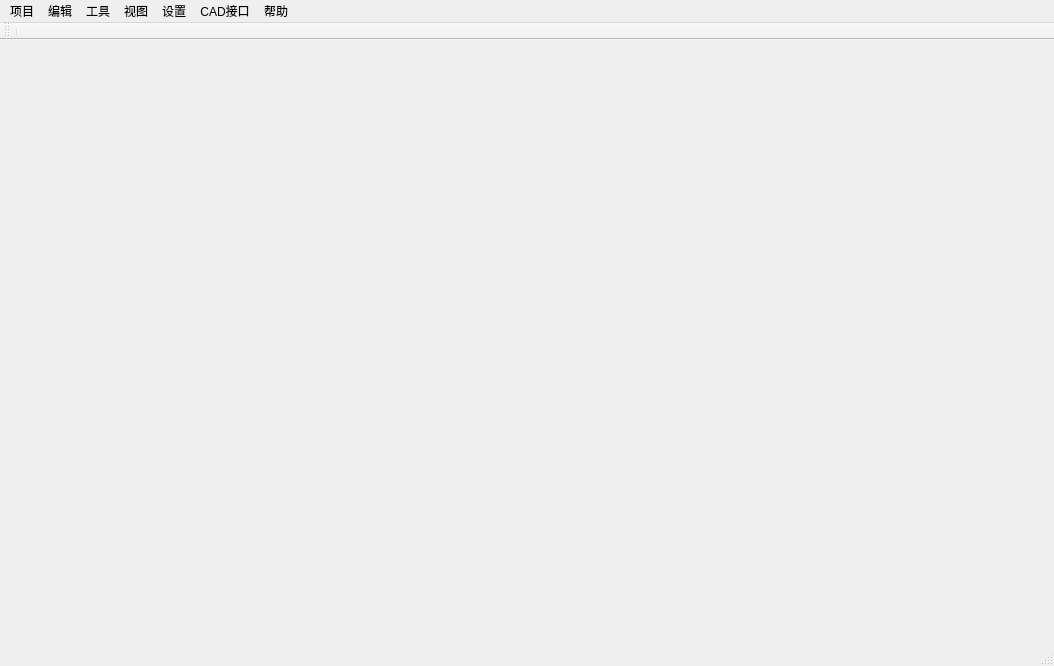
<?xml version="1.0" encoding="UTF-8"?>
<ui version="4.0">
 <class>MainWindow</class>
 <widget class="QMainWindow" name="MainWindow">
  <property name="geometry">
   <rect>
    <x>0</x>
    <y>0</y>
    <width>1054</width>
    <height>666</height>
   </rect>
  </property>
  <property name="focusPolicy">
   <enum>Qt::StrongFocus</enum>
  </property>
  <property name="windowTitle">
   <string/>
  </property>
  <widget class="QWidget" name="centralWidget"/>
  <widget class="QMenuBar" name="menuBar">
   <property name="geometry">
    <rect>
     <x>0</x>
     <y>0</y>
     <width>1054</width>
     <height>26</height>
    </rect>
   </property>
   <widget class="QMenu" name="menu_2">
    <property name="title">
     <string>项目</string>
    </property>
   </widget>
   <widget class="QMenu" name="menu_3">
    <property name="title">
     <string>编辑</string>
    </property>
   </widget>
   <widget class="QMenu" name="menu4">
    <property name="title">
     <string>工具</string>
    </property>
   </widget>
   <widget class="QMenu" name="menuT">
    <property name="title">
     <string>视图</string>
    </property>
   </widget>
   <widget class="QMenu" name="menu">
    <property name="title">
     <string>帮助</string>
    </property>
   </widget>
   <widget class="QMenu" name="menu_4">
    <property name="title">
     <string>设置</string>
    </property>
   </widget>
   <widget class="QMenu" name="menuCAD">
    <property name="title">
     <string>CAD接口</string>
    </property>
   </widget>
   <addaction name="menu_2"/>
   <addaction name="menu_3"/>
   <addaction name="menu4"/>
   <addaction name="menuT"/>
   <addaction name="menu_4"/>
   <addaction name="menuCAD"/>
   <addaction name="menu"/>
  </widget>
  <widget class="QToolBar" name="mainToolBar">
   <property name="iconSize">
    <size>
     <width>33</width>
     <height>33</height>
    </size>
   </property>
   <attribute name="toolBarArea">
    <enum>TopToolBarArea</enum>
   </attribute>
   <attribute name="toolBarBreak">
    <bool>false</bool>
   </attribute>
   <addaction name="separator"/>
  </widget>
  <widget class="QStatusBar" name="statusBar"/>
  <action name="action">
   <property name="text">
    <string>工具</string>
   </property>
   <property name="toolTip">
    <string>打开</string>
   </property>
  </action>
  <action name="action_2">
   <property name="text">
    <string>新建工程</string>
   </property>
  </action>
  <action name="action_3">
   <property name="text">
    <string>打开工程</string>
   </property>
  </action>
  <action name="action_4">
   <property name="text">
    <string>保存工程</string>
   </property>
  </action>
  <action name="action_5">
   <property name="text">
    <string>撤销</string>
   </property>
  </action>
  <action name="action_6">
   <property name="text">
    <string>恢复</string>
   </property>
  </action>
  <action name="action_7">
   <property name="text">
    <string>复制</string>
   </property>
  </action>
  <action name="actionZ">
   <property name="text">
    <string>粘贴</string>
   </property>
  </action>
  <action name="actionS">
   <property name="text">
    <string>删除</string>
   </property>
  </action>
  <action name="action_8">
   <property name="text">
    <string>画笔</string>
   </property>
  </action>
  <action name="action_9">
   <property name="text">
    <string>橡皮</string>
   </property>
  </action>
  <action name="action_10">
   <property name="text">
    <string>主视图</string>
   </property>
  </action>
  <action name="action_11">
   <property name="text">
    <string>三维立体界面</string>
   </property>
  </action>
  <action name="action_12">
   <property name="text">
    <string>五面贴图界面</string>
   </property>
  </action>
  <action name="action_13">
   <property name="text">
    <string>使用帮助</string>
   </property>
  </action>
  <action name="action_14">
   <property name="text">
    <string>关于</string>
   </property>
  </action>
 </widget>
 <layoutdefault spacing="6" margin="11"/>
 <resources/>
 <connections/>
</ui>
